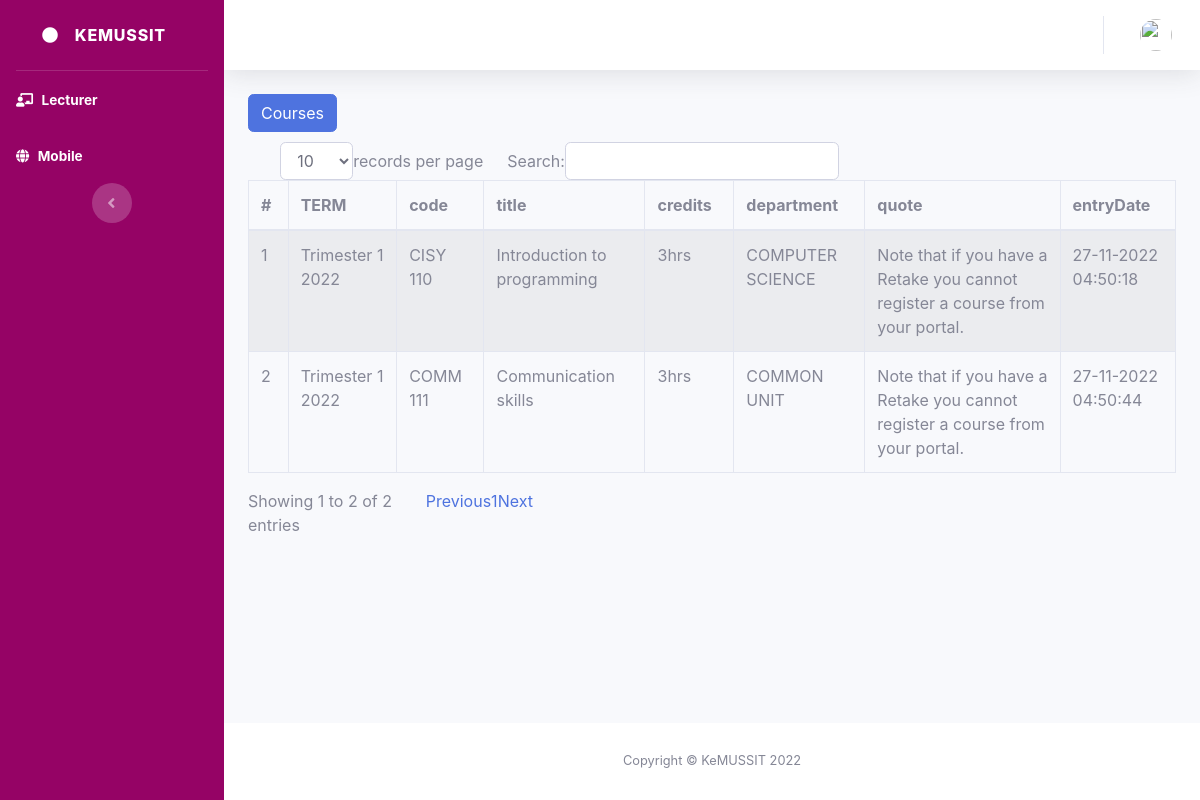
The page /admin_web/cours.php on the database its author committed.
### tables this page shows
CREATE TABLE `course` (
  `cs` int(11) NOT NULL,
  `ses` int(11) DEFAULT NULL,
  `term` varchar(50) DEFAULT NULL,
  `code` varchar(50) DEFAULT NULL,
  `title` varchar(250) DEFAULT NULL,
  `credits` float DEFAULT NULL,
  `department` varchar(50) DEFAULT NULL,
  `quote` varchar(250) DEFAULT NULL,
  `closure` float DEFAULT 0,
  `entry_date` varchar(50) DEFAULT NULL
);

### admin_web/cours.php (the view, shortened to what this page needs)
<?php
include 'database/connection.php';
include('header.php');
?>
<div class="dropdown" style="float: left;">
    <button class="btn btn-primary btn-xs" type="button"
        data-toggle="dropdown">Courses</button>
</div><br>
                    <div class="row">
                        <div class="col-md-12">
                            <div class="panel panel-default">
                                <div class="panel-body">
                                    <div class="table-responsive">
                                        <table class="table table-striped table-bordered table-hover"
                                            id="dataTables-example">
                                    <thead>
                                        <tr>
                                            <th>#</th>
                                            <th>TERM</th>
                                            <th>code</th>
                                            <th>title</th>
                                            <th>credits</th>
                                            <th>department</th>
                                            <th>quote</th>
                                            <th>entryDate</th>
                                        </tr>
                                    </thead>
                                            <tbody>
                                            <?php
                                                $query_run = mysqli_query($con, "SELECT * FROM course");
                                                $i = 1;
                                                if (mysqli_num_rows($query_run) > 0) {
                                                    while ($row = mysqli_fetch_assoc($query_run)) {
                                                ?>
                                                <tr>
                                                    <td><?php echo $i; ?></td>
                                                    <td><?php echo $row['term']; ?></td>
                                                    <td><?php echo $row['code']; ?></td>
                                                    <td><?php echo $row['title']; ?></td>
                                                    <td><?php echo $row['credits']; ?>hrs</td>
                                                    <td><?php echo $row['department']; ?></td>
                                                    <td><?php echo $row['quote']; ?></td>
                                                    <td><?php echo $row['entry_date']; ?></td>
                                                </tr>
                                                <?php $i = $i + 1;
                                                    }
                                                } ?>
                                            </tbody>
                                        </table>
                                    </div>
                                </div>
                            </div>
                        </div>
                    </div>
                    <?php
include('footer.php');
?>

### rows shown on the page
course: term "Trimester 1 2022", code "CISY 110", title "Introduction to programming", credits "3", department "COMPUTER SCIENCE", quote "Note that if you have a Retake you cannot register a course from your portal.", entry_date "27-11-2022 04:50:18"
course: term "Trimester 1 2022", code "COMM 111", title "Communication skills", credits "3", department "COMMON UNIT", quote "Note that if you have a Retake you cannot register a course from your portal.", entry_date "27-11-2022 04:50:44"
